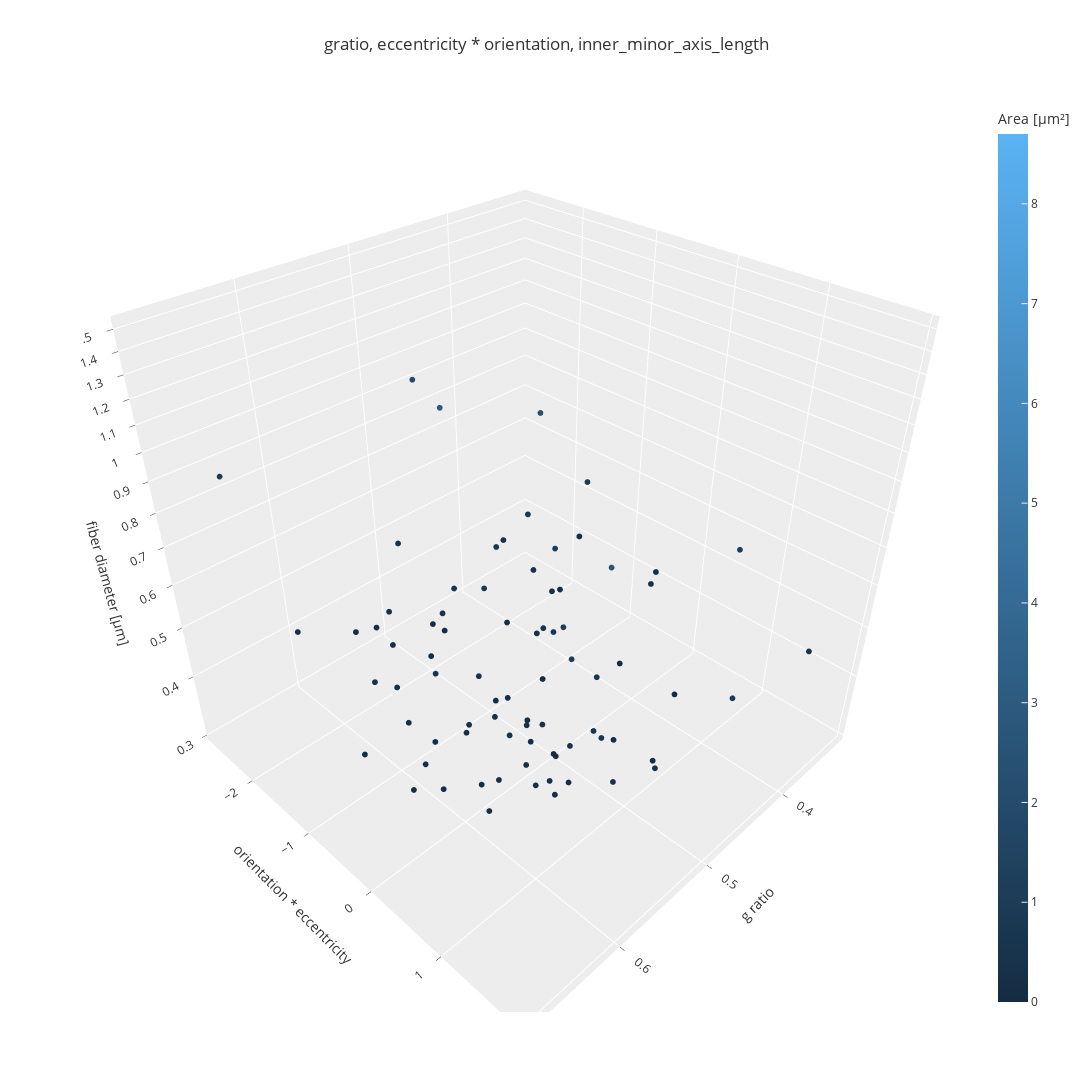

Here is the notebook cell this chart was saved with:
### Code cell
scatter_3d = px.scatter_3d(measurements_all, 
                       x="gratio", 
                       y=z_score_dataframe(measurements_all["eccentricity_mean"] * ((measurements_all["inner_orientation"]+measurements_all["outer_orientation"])/2)), 
                       z=measurements_all["inner_axis_minor_length"], 
                       color=measurements_all["inner_area"],
                       template="ggplot2",
                     #   template="presentation",
                       title="gratio, eccentricity * orientation, inner_minor_axis_length")

scatter_3d.update_traces(marker=dict(size=2))
scatter_3d.update_layout(scene=dict(zaxis=dict(type="log", title="fiber diameter [µm]"),
                                    yaxis=dict(title="orientation * eccentricity"),
                                    xaxis=dict(title="g ratio")),
                                    # bgcolor='rgb(200, 200, 205)'),  # Change the background color of the 3D scene to grey
                        width=1200,  # Adjust the width to your desired value
                        height=1200,  # Adjust the height to your desired value
                        )

scatter_3d.update_coloraxes(cmin=0, cmax=8.7)
scatter_3d.update_coloraxes(colorbar=dict(title="Area [µm²]"))

# Save and display the 3D plot
# pio.write_image(scatter_3d, path_results + "_3D_gratio_orientation_inneraxis.png")
scatter_3d.show()

### Figure 1 — Plotly figure (JSON) as saved in the notebook; plotly's stock layout.template omitted (floating-point values rounded to 4 significant figures; data arrays with more than 128 entries replaced by an {"elided": "..."} marker saying what was removed)
{"data": [{"hovertemplate": "gratio=%{x}<br>y=%{y}<br>inner_axis_minor_length=%{z}<br>inner_area=%{marker.color}<extra></extra>", "legendgroup": "", "marker": {"color": {"elided": "156 float values"}, "coloraxis": "coloraxis", "size": 2, "symbol": "circle"}, "mode": "markers", "name": "", "scene": "scene", "showlegend": false, "type": "scatter3d", "x": {"elided": "156 float values"}, "y": {"elided": "156 float values"}, "z": {"elided": "156 float values"}}], "layout": {"coloraxis": {"cmax": 8.7, "cmin": 0, "colorbar": {"title": {"text": "Area [µm²]"}}, "colorscale": [[0, "rgb(20,44,66)"], [1, "rgb(90,179,244)"]]}, "height": 1200, "legend": {"tracegroupgap": 0}, "scene": {"domain": {"x": [0, 1], "y": [0, 1]}, "xaxis": {"title": {"text": "g ratio"}}, "yaxis": {"title": {"text": "orientation * eccentricity"}}, "zaxis": {"title": {"text": "fiber diameter [µm]"}, "type": "log"}}, "title": {"text": "gratio, eccentricity * orientation, inner_minor_axis_length"}, "width": 1200}}
